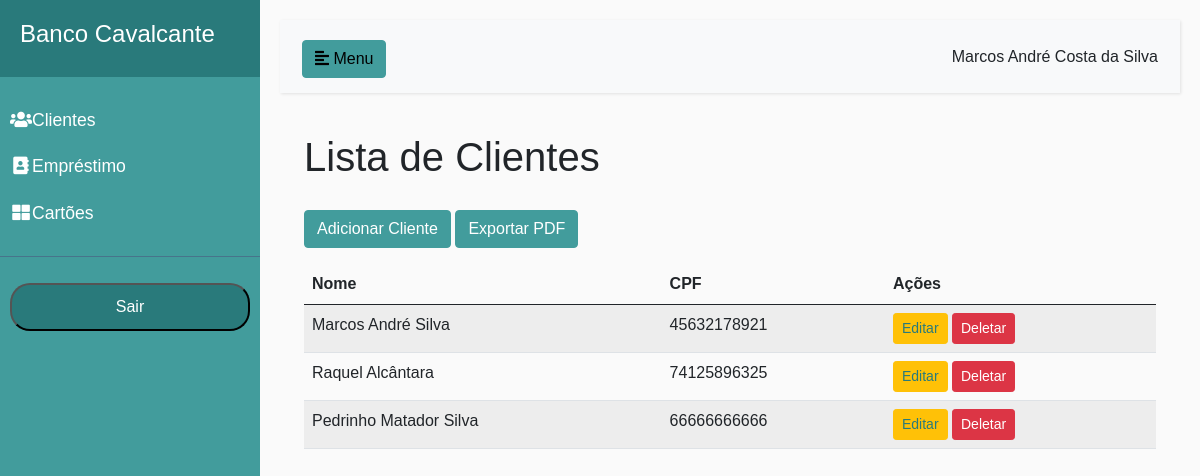
The page /banco/clientes (signed in) on the database its author committed.
### usuario/models.py (models this page shows, shortened)
class Usuario(AbstractUser):
    nome = models.CharField(max_length=150)
    cpf = models.CharField(max_length=11)
    telefone = models.CharField(max_length=15)
    email = models.EmailField(unique=True, blank=False)
    username = None
    groups = None
    user_permissions = None
    USERNAME_FIELD = 'email'
    REQUIRED_FIELDS = ['nome', 'cpf', 'telefone']

### banco/models.py (models this page shows, shortened)
class Cliente(models.Model):
    nome = models.CharField(max_length=100)
    cpf = models.CharField(max_length=15, unique=True)

### banco/views.py (the view)
# urls.py: path('clientes', views.listar_clientes, name='listar_clientes'),
def listar_clientes(request):
    clientes = Cliente.objects.all()
    return render(request, 'clientes/listar_clientes.html', {'clientes': clientes})

### banco/templates/clientes/listar_clientes.html (shortened to what this page needs)
{% extends "base.html" %}
{% load static %}
{% block 'dashboard' %}
<h1 class="my-4">Lista de Clientes</h1>
<a href="{% url 'criar_clientes' %}" class="btn colorprimarybtn2 mb-3">Adicionar Cliente</a>
<a href="{% url 'exportar_clientes_pdf' %}" target="_blank" class="btn colorprimarybtn2 mb-3">Exportar PDF</a>
<table class="table table-striped">
  <thead>
    <tr>
      <th>Nome</th>
      <th>CPF</th>
      <th>Ações</th>
    </tr>
  </thead>
  <tbody>
    {% for cliente in clientes %}
    <tr>
      <td>{{ cliente.nome }}</td>
      <td>{{ cliente.cpf }}</td>
      <td>
        <a href="{% url 'atualizar_cliente' cliente.id %}" class="btn btn-sm btn-warning">Editar</a>
        <form action="{% url 'deletar_cliente' cliente.id %}" method="POST" style="display:inline;">
            <button type="submit" class="btn btn-sm btn-danger" onclick="return confirm('Tem certeza que deseja excluir este cliente?');">Deletar</button>
        </form>
      </td>
    </tr>
    {% empty %}
    <tr>
      <td colspan="3">Nenhum cliente cadastrado.</td>
    </tr>
    {% endfor %}
  </tbody>
</table>
{% endblock %}

### templates/base.html (shortened to what this page needs)
{% load static %}
<!doctype html>
<html lang="pt-BR">
  <head>
    <link href="https://cdn.jsdelivr.net/npm/bootstrap@5.0.2/dist/css/bootstrap.min.css" rel="stylesheet">
    <link rel="stylesheet" href="{% static 'css/base.css' %}">
    <link rel="stylesheet" href="https://use.fontawesome.com/releases/v5.7.0/css/all.css">
  </head>
  <body>
<div class="wrapper">
  <nav id="sidebar" >
      <div class="sidebar-header">
         <a href="" class="menulink"> <h4>Banco Cavalcante</h4> </a>
      </div>
      <ul class="list-unstyled components" class="menulink">
        <li>
            <a href="{% url 'listar_clientes' %}" class="menulink" ><i class="fa fa-users fa-fw"></i>Clientes</a>
        </li>
        <li>
            <a href="{% url 'listar_emprestimo' %}" class="menulink" ><i class="fa fa-address-book fa-fw"></i>Empréstimo</a>
        </li>
        <li>
            <a href="{% url 'listar_cartoes' %}" class="menulink" ><i class="fa fa-th-large fa-fw"></i>Cartões</a>
        </li>
    </ul>
     <ul class="list-unstyled  sairmenubtn color-principal-escura">
      {% if user.is_authenticated %}
        <li >
          <form method="post" action="{% url 'logout' %}">
              <button class="sairmenu" type="submit">Sair</button>
          </form>
        </li>
        {% endif %}
      </ul>
  </nav>
  <div id="content">
      <nav class="navbar navbar-expand-lg navbar-light bg-light">
          <div class="container-fluid">
              <button type="button" id="sidebarCollapse" class="btn btn-primary colorprimarybtn">
                  <i class="fas fa-align-left"></i>
                  <span >Menu</span>
              </button>
              <div class="collapse navbar-collapse" id="navbarSupportedContent">
                <ul class="nav navbar-nav ms-auto">
                    <li class="nav-item">
                        {{user.nome}}
                    </li>
                </ul>
            </div>
          </div>
      </nav>
    <div class="content container-fluid">
        <div class="container-fluid">
          {% block 'dashboard'%}
          {% endblock %}
        </div>
    </div>
  </div>
</div>
</body>
</html>

### templates/static/CSS/base.css (style rules this page uses)
:root { --colorbasic: #297a7b; --colorbasic2: #429c9c; --colortext: #FFF; --colortext-menu: #FFF; }
.colorprimarybtn { background-color: var(--colorbasic2); border-color: var(--colorbasic2) !important; color: #000; margin-top: 5px; margin-right: 5px; }
.colorprimarybtn2 { background-color: var(--colorbasic2); border-color: var(--colorbasic2) !important; color: var(--colortext); margin-top: 5px; }
a.colorprimarybtn2:link, a.colorprimarybtn2:visited { text-decoration: none; color: var(--colortext); }
body { font-family: 'Poppins', sans-serif; background: #fafafa; }
a, a:hover, a:focus { color: inherit; text-decoration: none; transition: all 0.3s; }
a:link, a:visited { text-decoration: none; color: var(--colorbasic); }
a.menulink:link, a.menulink:visited { text-decoration: none; color: var(--colortext-menu); }
.navbar { padding: 15px 10px; background: #fff; border: none; border-radius: 0; margin-bottom: 40px; box-shadow: 1px 1px 3px rgba(0, 0, 0, 0.1); }
.wrapper { display: flex; width: 100%; align-items: stretch; }
#sidebar { min-width: 260px; max-width: 260px; background: var(--colorbasic2); color: var(--colortext); transition: all 0.3s; }
#sidebar .sidebar-header { padding: 20px; background: var(--colorbasic); }
#sidebar ul.components { padding: 20px 0; border-bottom: 1px solid #47748b; }
#sidebar ul li a { padding: 10px; font-size: 1.1em; display: block; }
button.sairmenu { background: var(--colorbasic); color: var(--colortext-menu); padding: 10px; margin-bottom: 50px; width: 100%; border-radius: 20px; }
.sairmenubtn { padding: 10px; margin-bottom: 50px; }
#content { width: 100%; padding: 20px; min-height: 100vh; transition: all 0.3s; }

### rows shown on the page
Usuario: nome "Marcos André Costa da Silva"
Cliente: nome "Marcos André Silva", cpf "45632178921"
Cliente: nome "Raquel Alcântara", cpf "74125896325"
Cliente: nome "Pedrinho Matador Silva", cpf "66666666666"
